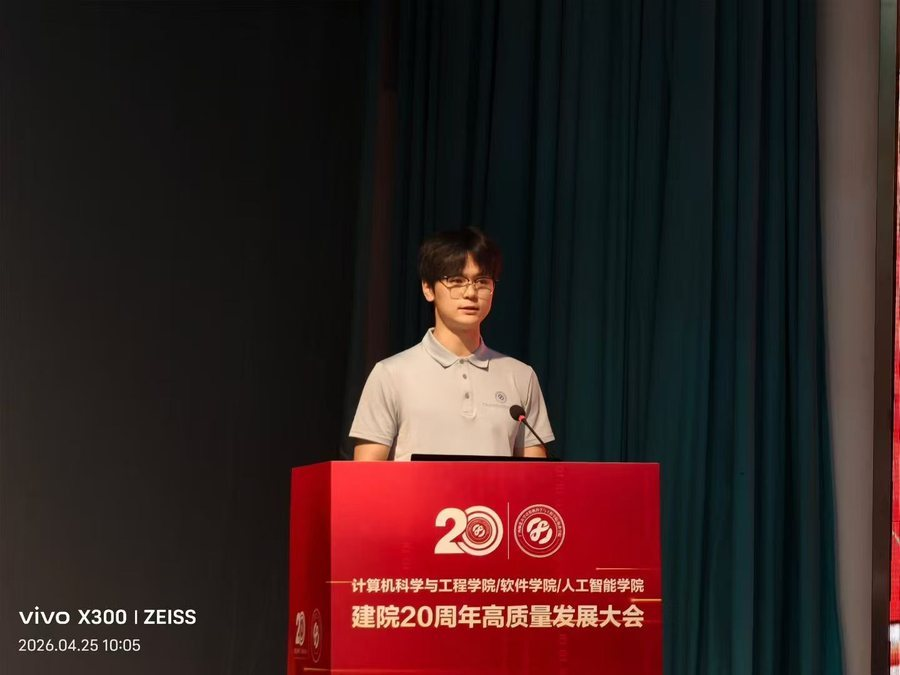
#> input picture src/content/posts/images/students/chengxinbang.jpg, 900 x 675 px
$ python -i gen-team-assets.py   (imports and definitions only)
#> lines starting #> are read from the running program, lines starting #| are printed output that depends on the picture
#> further down, picture is the input picture: PIL image 900x675 RGB; mean R, G, B 53.5, 34.2, 33.1
# -*- coding: utf-8 -*-
"""
生成课题组成员的头像与封面图（图片内不含任何文字）。

用法：
    python scripts/gen-team-assets.py

规则：
  · 若 src/content/posts/images/students/<拼音>.jpg|jpeg|png 存在 → 用这张真实照片，
    照片会铺满整个画框（cover 裁切），不加渐变色块、不加姓名文字。
  · 若没有照片 → 生成同色系的渐变占位图（人形剪影），同样不含文字，
    所有人名一律由页面上的文字承担，避免图片里的字形出错。
  · 色系按 tags 里的研究方向取色：容错计算=蓝、故障诊断=青、网络优化=紫、
    数据挖掘/复杂网络=橙粉、其他=灰。

输出：
  public/assets/images/students/<拼音>.webp   640x640   头像（名单卡片、侧边栏）
  public/assets/images/covers/<拼音>.webp     1400x538  封面（文章列表、文章页横幅）

新增成员或补上照片后重跑本脚本即可，无需改动其它文件。
"""
import hashlib
import glob
import io
import os
import re

from PIL import Image, ImageDraw, ImageFilter

ROOT = os.path.dirname(os.path.dirname(os.path.abspath(__file__)))
POSTS = os.path.join(ROOT, "src", "content", "posts")
PHOTO_DIR = os.path.join(POSTS, "images", "students")
AVATAR_OUT = os.path.join(ROOT, "public", "assets", "images", "students")
COVER_OUT = os.path.join(ROOT, "public", "assets", "images", "covers")

AVATAR_SIZE = 640
COVER_W, COVER_H = 1400, 788  # 16:9

# 研究方向 -> 渐变配色
PALETTE = {
    "fault": ((37, 99, 235), (79, 70, 229)),    # 容错计算
    "diag": ((13, 148, 136), (5, 150, 105)),    # 故障诊断
    "net": ((124, 58, 237), (168, 85, 247)),    # 网络优化
    "data": ((234, 88, 12), (219, 39, 119)),    # 数据挖掘 / 复杂网络
    "none": ((71, 85, 105), (100, 116, 139)),   # 其他
}

TAG_TO_COLOR = [
    ("容错计算", "fault"),
    ("故障诊断", "diag"),
    ("网络优化", "net"),
    ("网络可靠性", "net"),
    ("数据挖掘", "data"),
    ("复杂网络", "data"),
]

# 每张照片的裁切参数：fx/fy 是 0~1 的重心（0=左/上, 1=右/下），zoom 是放大倍数
# （1.0 = 用满画幅，<1 表示向人物脸部收紧）
PHOTO_CROP = {
    "guocheng": {"cover": {"fx": 0.5, "fy": 0.62, "zoom": 1.0},
                 "avatar": {"fx": 0.5, "fy": 1.0, "zoom": 1.0}},
    "liaofuxing": {"cover": {"fx": 0.5, "fy": 0.55, "zoom": 1.0},
                   "avatar": {"fx": 0.5, "fy": 0.5, "zoom": 1.0}},
    "liangchunjian": {"cover": {"fx": 0.5, "fy": 0.22, "zoom": 1.0},
                      "avatar": {"fx": 0.5, "fy": 0.18, "zoom": 1.0}},
    "chengxinbang": {"cover": {"fx": 0.5, "fy": 0.37, "zoom": 1.0},
                     "avatar": {"fx": 0.5, "fy": 0.5, "zoom": 1.0}},
    # 竖构图、人物偏左：头像收紧缩到脸部，封面保留讲话场景
    "liuwenfei": {"cover": {"fx": 0.5, "fy": 0.07, "zoom": 1.0},
                  "avatar": {"fx": 0.0, "fy": 0.12, "zoom": 0.50}},
    # 漫展合影：他在右边，头像向右收紧对准本人，封面保留两个人
    "xieyanzhen": {"cover": {"fx": 0.5, "fy": 0.0, "zoom": 1.0},
                   "avatar": {"fx": 0.74, "fy": 0.03, "zoom": 0.62}},
}
DEFAULT_COVER_CROP = {"fx": 0.5, "fy": 0.40, "zoom": 1.0}
DEFAULT_AVATAR_CROP = {"fx": 0.5, "fy": 0.35, "zoom": 1.0}

# 这些成员的照片不做任何裁剪：封面按原图比例、头像用模糊背景 + 完整等比放入
NO_CROP = {"xieyanzhen", "lijiaqi"}

PHOTO_EXTS = (".jpg", ".jpeg", ".png", ".webp")


# [192 lines left out: functions read_posts, find_photo, shift_hue, person_hue, gradient, person_mask and 4 more, not called in this run]


def uncropped_avatar(im, size=AVATAR_SIZE):
    """原图不裁剪地放进方形头像：背景用自身模糊放大填充，前景完整等比放入。"""
#> called with size = 640
    side = size
    # 背景：cover 缩放到方形后模糊压暗
    w, h = im.size
#> w = 900; h = 675
    scale = max(side / w, side / h)
#> scale = 0.948
    bg = im.resize((max(side, round(w * scale)), max(side, round(h * scale))), Image.LANCZOS)
    left = (bg.width - side) // 2
#> left = 106
    top = (bg.height - side) // 2
#> top = 0
    bg = bg.crop((left, top, left + side, top + side))
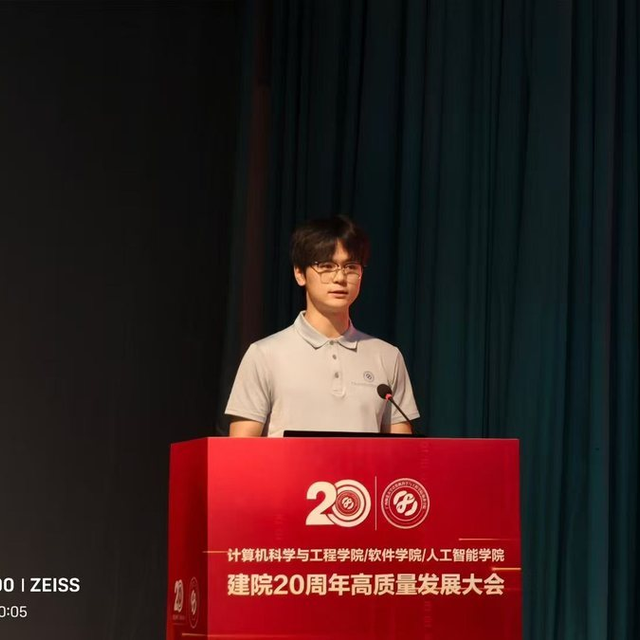
#> bg: PIL image 640x640 RGB; mean R, G, B 54.6, 31.4, 30.9
    bg = bg.filter(ImageFilter.GaussianBlur(side * 0.045))
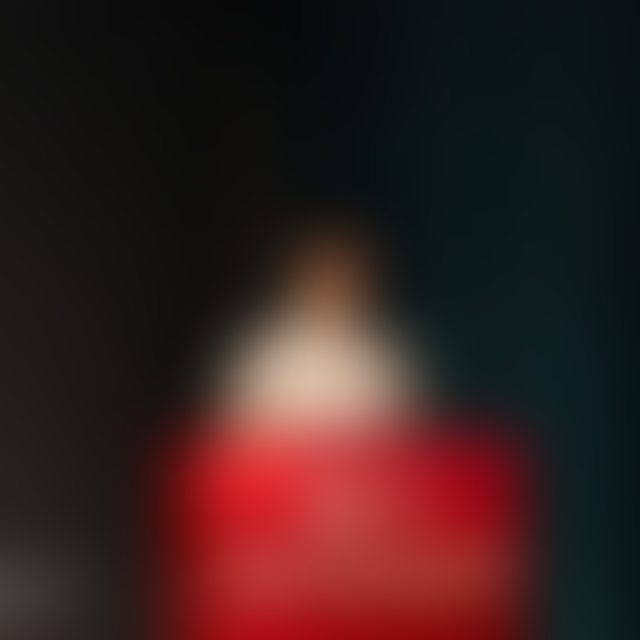
#> bg: PIL image 640x640 RGB; mean R, G, B 54.5, 31.2, 30.7
    bg = Image.eval(bg, lambda v: int(v * 0.62))
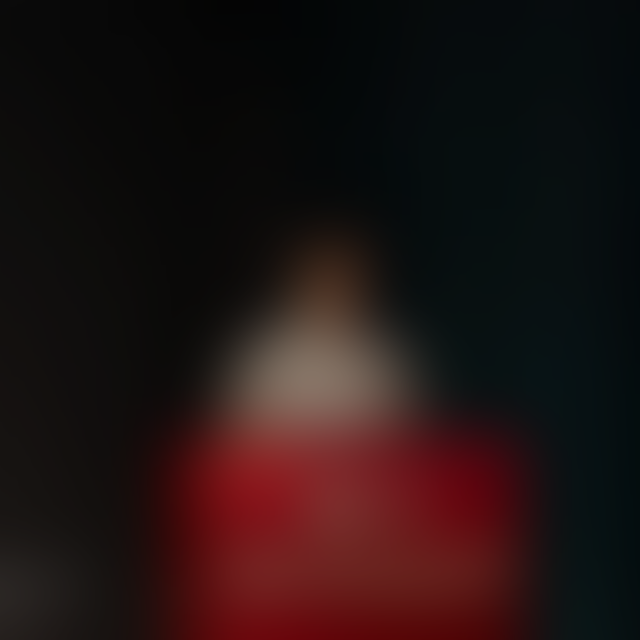
#> bg: PIL image 640x640 RGB; mean R, G, B 33.3, 18.8, 18.5
    # 前景：contain 等比放入
    fs = min(side / w, side / h)
#> fs = 0.711
    fg = im.resize((max(1, round(w * fs)), max(1, round(h * fs))), Image.LANCZOS)
    canvas = bg.convert("RGBA")
    canvas.paste(fg, ((side - fg.width) // 2, (side - fg.height) // 2))
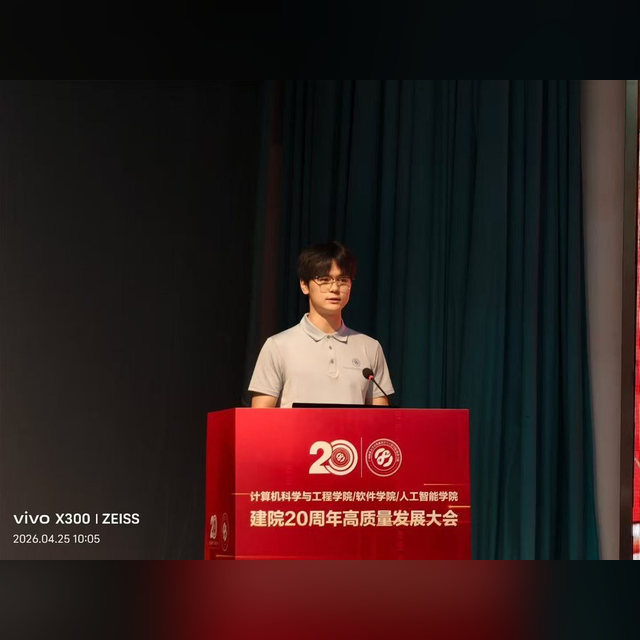
#> canvas: PIL image 640x640 RGBA; mean R, G, B, A 48.7, 29.3, 28.5, 255
    return canvas


# [57 lines left out: functions make_avatar, make_cover, main, not called in this run]


# [2 lines not run here, left out]

>>> from PIL import Image
>>> picture = Image.open('../src/content/posts/images/students/chengxinbang.jpg')
>>> result = uncropped_avatar(picture)
